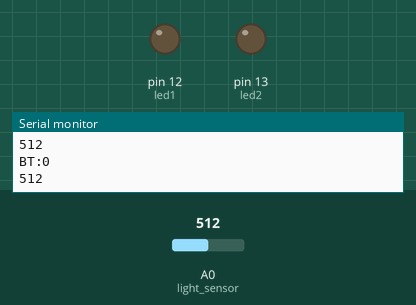
This sketch was run on a simulated Arduino Uno, built with avr-gcc and run on an emulated ATmega328P. On the bench: output pins drawn as LEDs (lit = HIGH), the last lines printed to the serial monitor. The test bench sets the inputs (shaded band); at power-on: A0 (light_sensor) = 512.

Above: at 1.8 s.
1.9 s: A0 (light_sensor) set to 485
At 3.3 s:
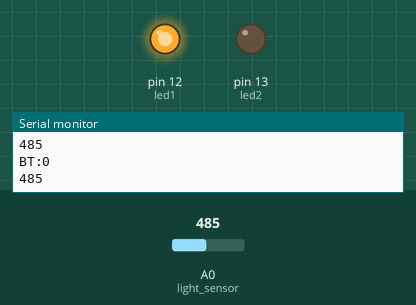
4.5 s: A0 (light_sensor) set to 511
At 7.2 s:
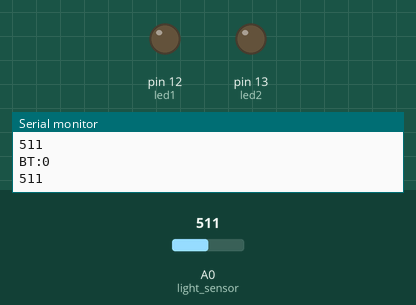
7.5 s: A0 (light_sensor) set to 306
At 10.3 s:
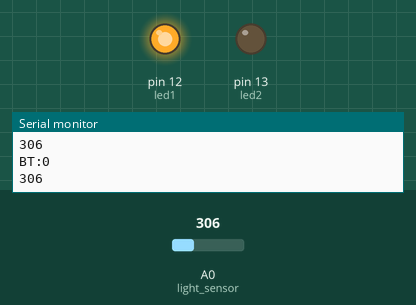
Timing chart, 0 to 11.8 s (numbered marks = the images above; inputs shaded):
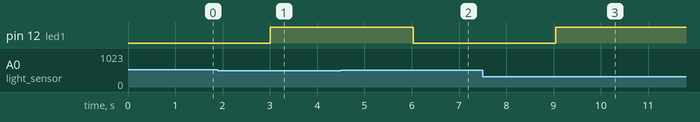

Measured:
- the behaviour switches between 500 and 499 on A0 (light_sensor) (found by bisection; images 0 and 1)
- after the input at 1.9 s, pin 12 (led1): LOW → HIGH after 1.1 s
- after the input at 4.5 s, pin 12 (led1): HIGH → LOW after 1.5 s
- after the input at 7.5 s, pin 12 (led1): LOW → HIGH after 1.5 s

The sketch:

sense_game.ino
```cpp
#include <SoftwareSerial.h>
SoftwareSerial BTSerial(2, 3); // SoftwareSerial(RX, TX)

//변수선언
int led1=12;
int led2=13;
int light_sensor=0;

//값 버퍼설정
char buffer[20];               //통신을 할때 buffer배열에 전송받은 데이터 입력
char bufferIndex = 0;

//아두이노 초기화
void setup() {
  pinMode(led1, OUTPUT);
  pinMode(led2, OUTPUT);
  Serial.begin(9600);
  Serial.println("Hello!");
  BTSerial.begin(9600);
}

void loop() {
  //임의 값 설정하기
  int standard_val = 500;

  //조도센서 값 읽어오기
  int val = 0;
  val = analogRead(light_sensor);
  Serial.println(val);
  delay(1000);

  //조도센서 값이 임의값보다 작을 경우 led1 불켜기
  if(val<standard_val){
    digitalWrite(led1, HIGH);
  }else{
    digitalWrite(led1, LOW);
  }

  // 스마트폰으로부터 메시지가 올 경우
  while (BTSerial.available()) {
    buffer[bufferIndex]  = BTSerial.read();   //시리얼 통신으로 버퍼배열에 데이터 수신
    bufferIndex++;                            //데이터 수신 후 버퍼 인덱스 1 증가
  }
  int gamer_sense_value = atoi(buffer);       //atoi()함수로 문자값(char)을 숫자형(int)으로 변환
  Serial.print("BT:");
  Serial.println(gamer_sense_value);

  if(gamer_sense_value == standard_val){
    digitalWrite(led2, HIGH);
    BTSerial.write("Congratulation!!!"); // 스마트폰으로 축하메시지 보내기
    delay(5000);                         // 5초간 불켜기
  }else{
    digitalWrite(led2, LOW);
    if(gamer_sense_value>standard_val){
       BTSerial.write("Down!!!"); // 스마트폰으로 힌트메시지 보내기
    }else{
       BTSerial.write("Up!!!"); // 스마트폰으로 힌트메시지 보내기
    }
  }

  //버퍼 초기화
  for(int a=0;a<21;a++) {
    buffer[a] = NULL;
  }
  bufferIndex = 0;

  //컴퓨터에서 입력한 값을 폰으로 보내기
  while (Serial.available()) { // if Serial has input(from serial monitor)
    byte data = Serial.read();
    BTSerial.write(data); // write it to BT
  }
}
```
